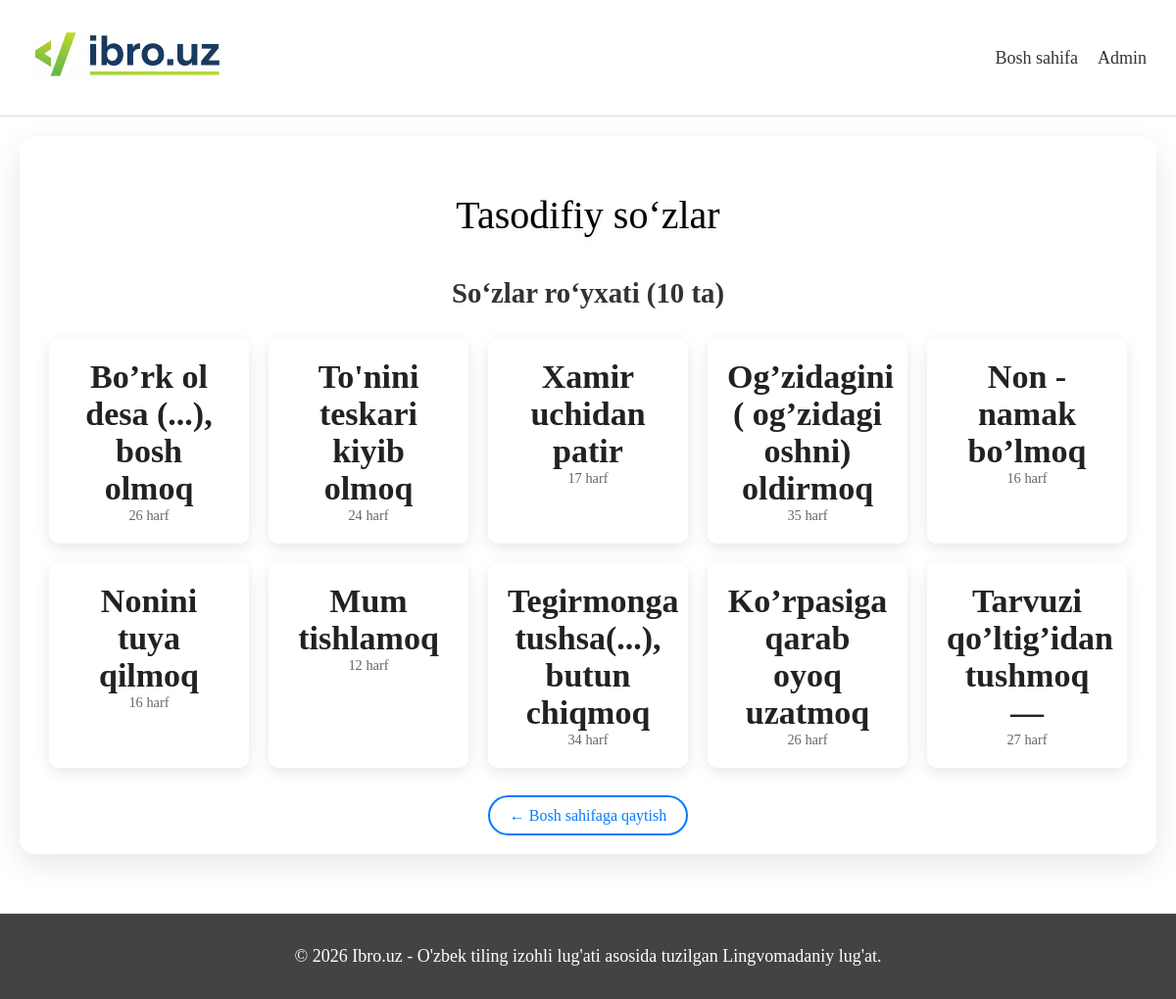
Page /category/tasodifiy-sozlar/ on the committed database.
### dictionary/models.py (models this page shows, shortened)
class Category(models.Model):
    name = models.CharField(max_length=100)
    slug = models.SlugField(unique=True)
    description = models.TextField(blank=True)
    updated_at = models.DateTimeField(auto_now=True)

class Word(models.Model):
    word = models.CharField(max_length=100, unique=True)
    slug = models.SlugField(unique=True, blank=True)
    definition = models.TextField()
    pronunciation = models.CharField(max_length=100, blank=True)
    letter_count = models.PositiveIntegerField(db_index=True)
    categories = models.ManyToManyField(Category, related_name='words', blank=True)
    search_count = models.PositiveIntegerField(default=0, db_index=True)
    updated_at = models.DateTimeField(auto_now=True)

### dictionary/views.py (the view)
# urls.py: path('category/<slug:slug>/', views.category_detail, name='category_detail'),
def category_detail(request, slug):
    category = get_object_or_404(Category, slug=slug)
    words = category.words.only('word', 'slug', 'letter_count')
    description = category.description or f"{category.name} kategoriyasidagi o'zbekcha so'zlar va ularning izohlari ro'yxati."
    category_url = build_absolute_url(reverse('category_detail', args=[category.slug]))
    context = {'category': category, 'words': words}
    context.update(build_seo_context(
        request,
        title=f"{category.name} | {settings.SITE_NAME}",
        description=description,
        structured_data=[
            {
                '@context': 'https://schema.org',
                '@type': 'CollectionPage',
                'name': category.name,
                'description': description,
                'url': category_url,
            },
            {
                '@context': 'https://schema.org',
                '@type': 'BreadcrumbList',
                'itemListElement': [
                    {'@type': 'ListItem', 'position': 1, 'name': 'Bosh sahifa', 'item': f"{settings.SITE_URL}/"},
                    {'@type': 'ListItem', 'position': 2, 'name': category.name, 'item': category_url},
                ],
            },
        ],
    ))
    return render(request, 'dictionary/category_detail.html', context)

### dictionary/views.py (called while the page is built)
def build_absolute_url(path):
    return f"{settings.SITE_URL}{path}"

### dictionary/templates/dictionary/category_detail.html (shortened to what this page needs)
{% extends 'dictionary/base.html' %}
{% block content %}
<div class="category-detail category-{{ category.slug }}">
    <div class="category-header">
        <h1>{{ category.name }}</h1>
    </div>
    {% if words %}
    <div class="words-section">
        <h3>So‘zlar ro‘yxati ({{ words|length }} ta)</h3>
        <div class="words-grid">
            {% for word in words %}
            <div class="word-card">
                <a href="{% url 'word_detail' word.slug %}">
                    <div class="word-title">{{ word.word }}</div>
                    <div class="word-meta">{{ word.letter_count }} harf</div>
                </a>
            </div>
            {% endfor %}
        </div>
    </div>
    {% else %}
    <div class="no-words">
        <p>Bu kategoriyada hali so‘zlar yo‘q.</p>
    </div>
    {% endif %}
    <div class="back-link">
        <a href="/">← Bosh sahifaga qaytish</a>
    </div>
</div>
{% endblock %}

### static/dictionary/css/style.css (style rules this page uses)
.category-detail { padding: 20px; border-radius: 10px; margin-bottom: 20px; }
.category-detail { padding: 30px; border-radius: 15px; margin-bottom: 20px; min-height: 60vh; box-shadow: 0 10px 30px rgba(0, 0, 0, 0.1); }
.category-header { text-align: center; margin-bottom: 40px; }
.category-header h1 { font-size: 2.5em; margin-bottom: 15px; font-weight: 300; text-shadow: 0 2px 4px rgba(0, 0, 0, 0.1); }
.words-section h3 { font-size: 1.8em; margin-bottom: 20px; color: #333; text-align: center; }
.words-grid { display: grid; grid-template-columns: repeat(auto-fill, minmax(200px, 1fr)); gap: 20px; margin-top: 30px; }
.word-card { background: rgba(255, 255, 255, 0.9); border-radius: 10px; padding: 20px; text-align: center; transition: all 0.3s ease; box-shadow: 0 4px 15px rgba(0, 0, 0, 0.1); backdrop-filter: blur(10px); }
.word-card a { text-decoration: none; color: inherit; display: block; }
.word-title { font-size: 1.4em; font-weight: 600; margin-bottom: 8px; color: #007bff; }
.word-meta { font-size: 0.9em; color: #666; }
.back-link { text-align: center; margin-top: 40px; }
.back-link a { color: #007bff; text-decoration: none; font-weight: 500; padding: 10px 20px; border: 2px solid #007bff; border-radius: 25px; transition: all 0.3s ease; }
.word-title { font-size: 34px; font-weight: 700; color: #222; margin: 0; }
.back-link { color: #555; text-decoration: none; font-weight: 500; }
html, body { height: 100%; margin: 0; }

### rows in the picture
Category: name "Tasodifiy so‘zlar"
Word: word "Bo’rk ol desa (...), bosh olmoq", letter_count "26"
Word: word "To'nini teskari kiyib olmoq", letter_count "24"
Word: word "Xamir uchidan patir", letter_count "17"
Word: word "Og’zidagini ( og’zidagi oshni) oldirmoq", letter_count "35"
Word: word "Non - namak bo’lmoq", letter_count "16"
Word: word "Nonini tuya qilmoq", letter_count "16"
Word: word "Mum tishlamoq", letter_count "12"
Word: word "Tegirmonga tushsa(...), butun chiqmoq", letter_count "34"
Word: word "Ko’rpasiga qarab oyoq uzatmoq", letter_count "26"
Word: word "Tarvuzi qo’ltig’idan tushmoq —", letter_count "27"

### other values in the picture
{{ words|length }} "10"
